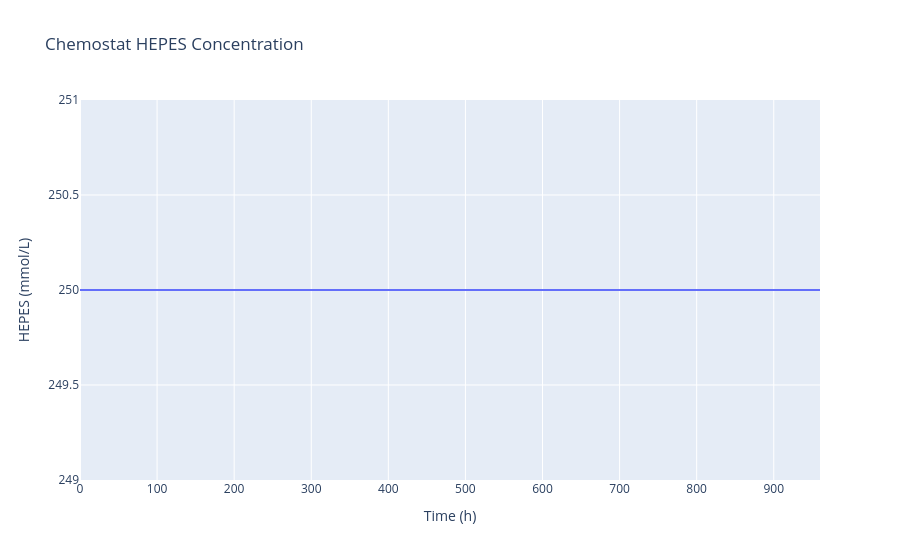

Here is the notebook cell this chart was saved with:
### Markdown cell above
## Test 6: Chemostat Steady-State Buffer

In chemostat (constant volume, continuous feed + harvest), the buffer concentration should reach a
steady state where feed-in = washout. With C_feed = C_init = 25 mmol/L and no consumption sink
(speciation shift is algebraic), the steady state should be approximately C_init (diluted by base).

Run a chemostat for a long time and verify the buffer derivative approaches zero.

### Code cell
params_chem = load_params(with_buffer=True, operating_mode_file='operating_modes/chemostat')
params_chem.update("fed_batch")
sim_chem = CellCultureSimulation(
    parameters=params_chem,
    kinetics=Kinetics.STOICHIOMETRIC,
    operating_mode=OperatingMode.CHEMOSTAT,
    feed_strategy=FeedStrategy.EXPONENTIAL,
    gas_controller=GasController.CASCADE_N_FG_XO2,
    stoichiometry_mode=StoichiometryMode.CONSTANT,
    performance_mode=False,
)
sim_chem.run_simulation(number_of_batches=1)

batch_chem = sim_chem.data.batches[0]
t_chem = batch_chem.t_points
C_hepes_chem = batch_chem.y_points[11, :]

fig = go.Figure()
fig.add_trace(go.Scatter(x=t_chem, y=C_hepes_chem, name='HEPES (mmol/L)'))
fig.update_layout(title='Chemostat HEPES Concentration', xaxis_title='Time (h)', yaxis_title='HEPES (mmol/L)')
fig.show()

# Check steady state: derivative over last 10% of time should be small
n = len(t_chem)
last_10pct = slice(int(n * 0.9), n)
dC_dt_approx = np.gradient(C_hepes_chem, t_chem)
steady_state_deriv = np.mean(np.abs(dC_dt_approx[last_10pct]))
print(f'Mean |dC_buffer/dt| over last 10% of chemostat: {steady_state_deriv:.6e} mmol/L/h')
print(f'Final HEPES conc: {C_hepes_chem[-1]:.4f} mmol/L (init: {C_hepes_chem[0]:.4f})')
print('✓ Chemostat buffer test completed.')

### Figure 1 — Plotly figure (JSON) as saved in the notebook; plotly's stock layout.template omitted (floating-point values rounded to 4 significant figures; data arrays with more than 128 entries replaced by an {"elided": "..."} marker saying what was removed)
{"data": [{"name": "HEPES (mmol/L)", "type": "scatter", "x": {"elided": "992 float values"}, "y": {"elided": "992 float values"}}], "layout": {"title": {"text": "Chemostat HEPES Concentration"}, "xaxis": {"title": {"text": "Time (h)"}}, "yaxis": {"title": {"text": "HEPES (mmol/L)"}}}}
